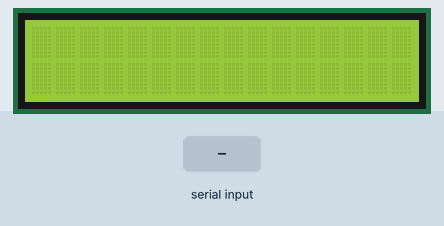
Simulated run of this sketch. Board: Arduino Uno, built with avr-gcc and run on an emulated ATmega328P. Shown: 16×2 character LCD. The inputs (shaded band) are chosen by the test bench.

Above: at 1.2 s.
1.3 s: "1" received over Serial
At 3.6 s:
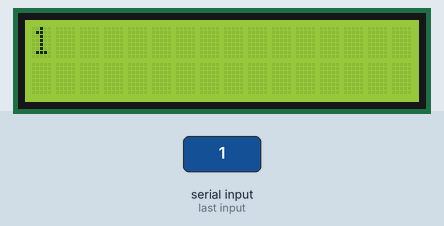
4.1 s: "0" received over Serial
At 6.5 s:
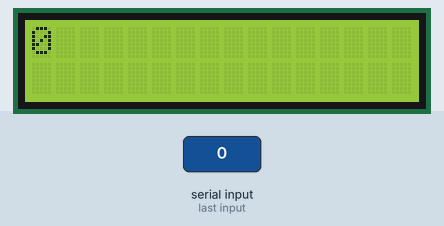
6.9 s: "2" received over Serial
At 9.0 s:
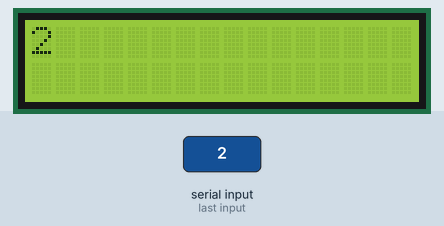
Timing chart, 0 to 10.5 s (numbered marks = the images above; inputs shaded):
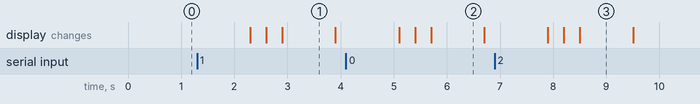

The sketch:

DEBER_LCD.ino
```cpp
#include <LiquidCrystal.h> // libreria para lcd
LiquidCrystal lcd(9,8,7,6,5,4); // declaro q puertos voi a utilizar de mi placa arduino
int i=0; // variable
String dat; // variable tipo string
int tamano; // variable para utilizarla para saber el tamaño de la cadena ingresada
//String nodo;
int cont; //  variable para utilizarla en la impresion de los caracteres en la lcd
//int t;
void setup()
{
lcd.begin(16,2); // indico el tipo de lcd que voi a utilizar
Serial.begin(9600); // inicializo la cx serial
lcd.clear(); // se realiza una limpieza de la pantalla
}


void loop()
{
 if(Serial.available()>0) // sentencia para verificar si se escribe algo en el virtual terminal o monitor serie del entorno de arduino
 {
 dat=Serial.readString(); // lee la cadena ingresada
 tamano=dat.length(); // le asigno el valor del tamaño de la cadena a la variable tamano
 char vector[(dat.length()+1)]; // creo un vector de tamaño de la cadena + 1 espacio
 dat.toCharArray (vector,(dat.length()+1)); // convierto el vector a char el vector creado
for(;cont<tamano;cont++) // ciclo para imprimir los caracteres en la lcd
{
lcd.setCursor(cont,0); // me ubico en una posicion especifica de la lcd para empezar a imprimir los caracteres
lcd.print(vector[cont]); // imprimo los caracteres posicion por posicion
delay(300); // sentencia de espera para visualizar el caracter
lcd.setCursor(cont,0); // me ubico en la misma posicion inicial
lcd.print(' '); // imprimo un espacio en blanco
delay(300); // sentencia para visualizar el caracter
//Serial.print(vector[cont]);
}
lcd.setCursor(0,0); // me ubico en una posicion especifica para imprimir toda la cadena ingresada
lcd.print(dat); // imprimo toda la cadena ingresada
delay(1000); // tiempo para visualizar los datos
lcd.clear(); // limpio la pantalla
cont=0; // encero la variable acumulada.
 }
}
```

Measured:
- after the input at 1.3 s, the display: changes after 1.0 s (image 1)
- after the input at 4.1 s, the display: changes after 1.0 s (image 2)
- after the input at 6.9 s, the display: changes after 1.0 s (image 3)
- what the display in image 1 shows lasts 1.0 s, from 2.9 s to 3.9 s
